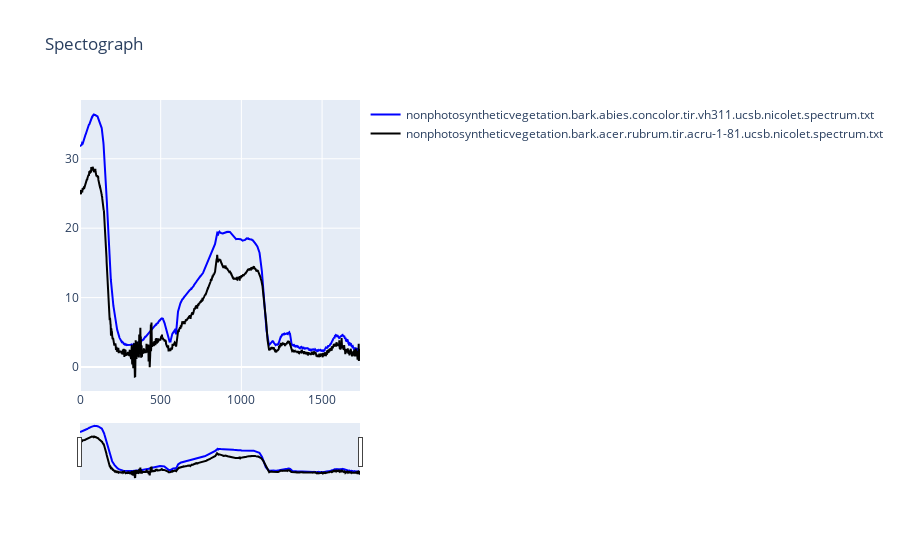

Notebook cell for this chart:
### Code cell
import plotly.express as px

import pandas as pd

fig = go.Figure()
fig.add_trace(go.Scatter(y=df1[df1.columns[0]], name=fc1.selected_filename, line_color='blue'))

fig.add_trace(go.Scatter(y=df2[df2.columns[0]], name=fc2.selected_filename, line_color='black'))

fig.update_layout(title_text='Spectograph', xaxis_rangeslider_visible=True)
fig.show()

### Figure 1 — Plotly figure (JSON) as saved in the notebook; plotly's stock layout.template omitted (floating-point values rounded to 4 significant figures; data arrays with more than 128 entries replaced by an {"elided": "..."} marker saying what was removed)
{"data": [{"line": {"color": "blue"}, "name": "nonphotosyntheticvegetation.bark.abies.concolor.tir.vh311.ucsb.nicolet.spectrum.txt", "type": "scatter", "y": {"elided": "1736 float values"}}, {"line": {"color": "black"}, "name": "nonphotosyntheticvegetation.bark.acer.rubrum.tir.acru-1-81.ucsb.nicolet.spectrum.txt", "type": "scatter", "y": {"elided": "1736 float values"}}], "layout": {"autosize": true, "title": {"text": "Spectograph"}, "xaxis": {"autorange": true, "range": [0, 1735], "rangeslider": {"autorange": true, "range": [0, 1735], "visible": true, "yaxis": {"_template": null, "rangemode": "match"}}}, "yaxis": {"autorange": true, "range": [-3.459, 38.47], "type": "linear"}}}
